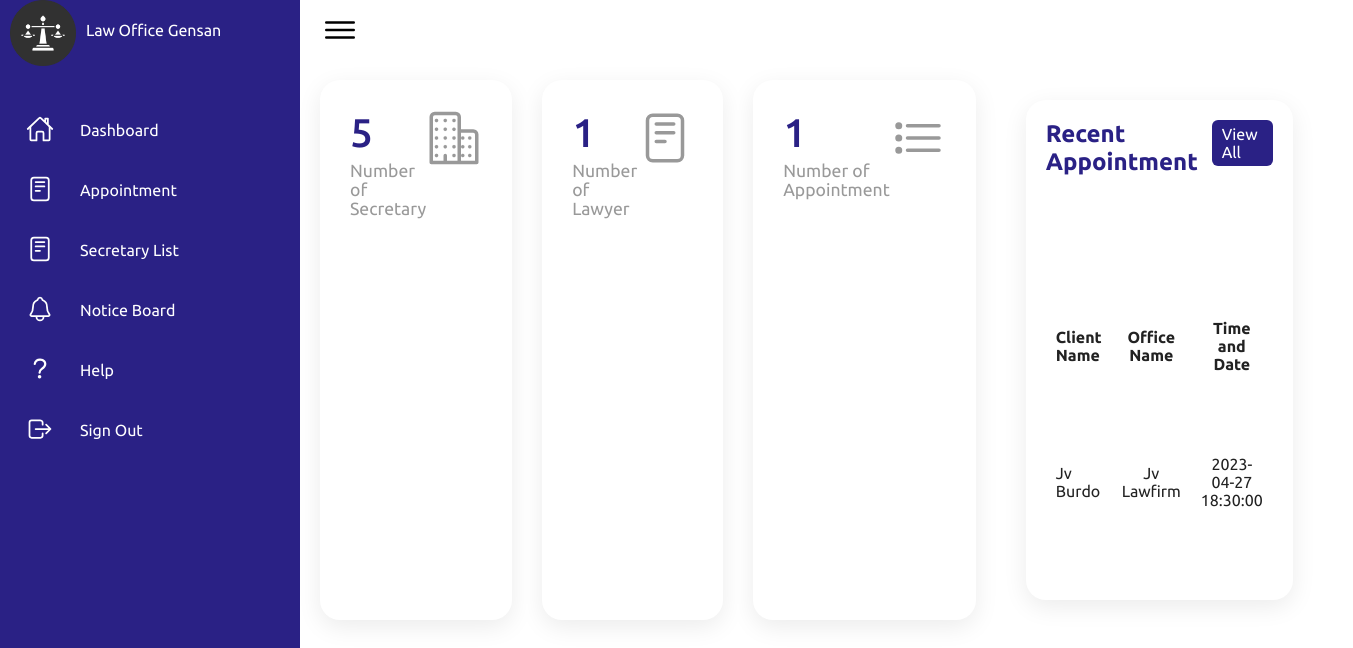
Screenshot of /lawyerDashboard.php with the database file from the repository.
### tables this page shows
CREATE TABLE `tbl_appointment` (
  `appointment_id` int(11) NOT NULL,
  `user_id` int(11) NOT NULL,
  `office_id` int(11) NOT NULL,
  `appointment_timendate` datetime NOT NULL
);

CREATE TABLE `tbl_userinfo` (
  `userinfo_id` int(11) NOT NULL,
  `firstName` varchar(244) NOT NULL,
  `middlename` varchar(244) NOT NULL,
  `lastName` varchar(244) NOT NULL
);

CREATE TABLE `tbl_officeinfo` (
  `office_id` int(11) NOT NULL,
  `office_name` varchar(244) NOT NULL,
  `office_email` varchar(244) NOT NULL,
  `office_status` int(11) NOT NULL
);

### lawyerDashboard.php (the view, shortened to what this page needs)
<!DOCTYPE html>
<html lang="en">
<head>
    <link rel="stylesheet" href="assets/css/style.css">
</head>
<body>
    <div class="container">
        <div class="navigation">
            <ul>
                <li>
                    <a href="#">
                        <span class="icon">
                            <img src="assets/imgs/justice-scale.png" alt="" style="width: 66px; height: 66px;" >
                        </span>
                        <span class="title">Law Office Gensan</span>
                    </a>
                </li>
                <li>
                    <a href="lawyerDashboard.php">
                        <span class="icon">
                            <ion-icon name="home-outline"></ion-icon>
                        </span>
                        <span class="title">Dashboard</span>
                    </a>
                </li>
                <li>
                    <a href="lawyerappointment.php">
                        <span class="icon">
                            <ion-icon name="reader-outline"></ion-icon>
                        </span>
                        <span class="title">Appointment</span>
                    </a>
                </li>
                <li>
                    <a href="lawyerSecretary.php">
                        <span class="icon">
                            <ion-icon name="reader-outline"></ion-icon>
                        </span>
                        <span class="title">Secretary List</span>
                    </a>
                </li>
                <li>
                    <a href="#">
                        <span class="icon">
                            <ion-icon name="notifications-outline"></ion-icon>
                        </span>
                        <span class="title">Notice Board</span>
                    </a>
                </li>
                <li>
                    <a href="#">
                        <span class="icon">
                            <ion-icon name="help-outline"></ion-icon>
                        </span>
                        <span class="title">Help</span>
                    </a>
                </li>
                <li>
                    <a href="?logout" onclick="logout(event)">
                         <span class="icon">
                             <ion-icon name="log-out-outline"></ion-icon>
                        </span>
                        <span class="title">Sign Out</span>
                    </a>
                </li>
            </ul>
        </div>
        <div class="main">
            <div class="topbar">
                <div class="toggle">
                    <ion-icon name="menu-outline"></ion-icon>
                </div>
            </div>
            <div class="cardBox">
                <div class="card">
                <?php
                include "dbconn.php";
                $sql = "SELECT COUNT(*) as count FROM tbl_officeinfo WHERE office_status = 1";
                $result = mysqli_query($conn, $sql);
                $row = mysqli_fetch_assoc($result);
                echo '<div>';
                echo '<div class="numbers">' . $row['count'] . '</div>';
                echo '<div class="cardName">Number of Secretary</div>';
                echo '</div>';
                ?>
                    <div class="iconBx">
                        <ion-icon name="business-outline"></ion-icon>
                    </div>
                </div>
                <div class="card">
                <?php
                include "dbconn.php";
                $sql = "SELECT COUNT(*) as count FROM tbl_usertype WHERE user_type = 'lawyer'";
                $result = mysqli_query($conn, $sql);
                $row = mysqli_fetch_assoc($result);
                echo '<div>';
                echo '<div class="numbers">' . $row['count'] . '</div>';
                echo '<div class="cardName">Number of Lawyer</div>';
                echo '</div>';
                ?>
                    <div class="iconBx">
                        <ion-icon name="reader-outline"></ion-icon>
                    </div>
                </div>
                <div class="card">
                <?php
                include "dbconn.php";
                $sql = "SELECT COUNT(*) as count FROM tbl_appointment";
                $result = mysqli_query($conn, $sql);
                $row = mysqli_fetch_assoc($result);
                echo '<div>';
                echo '<div class="numbers">' . $row['count'] . '</div>';
                echo '<div class="cardName">Number of Appointment</div>';
                echo '</div>';
                ?>
                    <div class="iconBx">
                        <ion-icon name="list-outline"></ion-icon>
                    </div>
                </div>
            <div class="details">
                <div class="Appointment">
                    <div class="cardHeader">
                        <h2>Recent Appointment</h2>
                        <a href="#" class="btn">View All</a>
                    </div>
                    <table>
                        <thead>
                            <tr>
                                <td>Client Name</td>
                                <td>Office Name</td>
                                <td>Time and Date</td>
                            </tr>
                        </thead>
                        <tbody>
                        <?php
                            include "dbconn.php";
                            $sql = "SELECT tbl_appointment.appointment_id, tbl_userinfo.firstName, tbl_userinfo.lastName, tbl_officeinfo.office_name, tbl_appointment.appointment_timendate
                            FROM tbl_appointment
                            JOIN tbl_userinfo ON tbl_appointment.appointment_id = tbl_userinfo.userinfo_id
                            JOIN tbl_officeinfo ON tbl_appointment.appointment_id = tbl_officeinfo.office_id";
                            $result = mysqli_query($conn, $sql);
                            while($row = mysqli_fetch_assoc($result)) {
                            ?>
                            <tr>
                            <td><?php echo $row['firstName'] . ' ' . $row['lastName']?></td>
                            <td><?php echo $row['office_name']?></td>
                            <td><?php echo $row['appointment_timendate']?></td>
                            </tr>
                            <?php
                          }
                          ?>
                        </tbody>
                    </table>
                </div>
</body>
</html>

### assets/css/style.css (style rules this page uses)
* { font-family: "Ubuntu", sans-serif; margin: 0; padding: 0; box-sizing: border-box; }
:root { --blue: #2a2185; --white: #fff; --gray: #f5f5f5; --black1: #222; --black2: #999; }
body { min-height: 100vh; overflow-x: hidden; }
.container { position: relative; width: 100%; }
.navigation { position: fixed; width: 300px; height: 100%; background: var(--blue); border-left: 10px solid var(--blue); transition: 0.5s; overflow: hidden; }
.navigation ul { position: absolute; top: 0; left: 0; width: 100%; }
.navigation ul li { position: relative; width: 100%; list-style: none; border-top-left-radius: 30px; border-bottom-left-radius: 30px; }
.navigation ul li:nth-child(1) { margin-bottom: 40px; pointer-events: none; }
.navigation ul li a { position: relative; display: block; width: 100%; display: flex; text-decoration: none; color: var(--white); }
.navigation ul li a .icon { position: relative; display: block; min-width: 60px; height: 60px; line-height: 75px; text-align: center; }
.navigation ul li a .icon ion-icon { font-size: 1.75rem; }
.navigation ul li a .title { position: relative; display: block; padding: 0 10px; height: 60px; line-height: 60px; text-align: start; white-space: nowrap; }
.main { position: absolute; width: calc(100% - 300px); left: 300px; min-height: 100vh; background: var(--white); transition: 0.5s; }
.topbar { width: 100%; height: 60px; display: flex; justify-content: space-between; align-items: center; padding: 0 10px; }
.toggle { position: relative; width: 60px; height: 60px; display: flex; justify-content: center; align-items: center; font-size: 2.5rem; cursor: pointer; }
.cardBox { position: relative; width: 100%; padding: 20px; display: grid; grid-template-columns: repeat(4, 1fr); grid-gap: 30px; }
.cardBox .card { position: relative; background: var(--white); padding: 30px; border-radius: 20px; display: flex; justify-content: space-between; cursor: pointer; box-shadow: 0 7px 25px rgba(0, 0, 0, 0.08); }
.cardBox .card .numbers { position: relative; font-weight: 500; font-size: 2.5rem; color: var(--blue); }
.cardBox .card .cardName { color: var(--black2); font-size: 1.1rem; margin-top: 5px; }
.cardBox .card .iconBx { font-size: 3.5rem; color: var(--black2); }
.details { position: relative; width: 100%; padding: 20px; display: grid; grid-template-columns: 2fr 1fr; grid-gap: 30px; }
.details .Appointment { position: relative; display: grid; min-height: 500px; background: var(--white); padding: 20px; box-shadow: 0 7px 25px rgba(0, 0, 0, 0.08); border-radius: 20px; }
.details .cardHeader { display: flex; justify-content: space-between; align-items: flex-start; }
.cardHeader h2 { font-weight: 600; color: var(--blue); }
.cardHeader .btn { position: relative; padding: 5px 10px; background: var(--blue); text-decoration: none; color: var(--white); border-radius: 6px; }
.details table { width: 100%; border-collapse: collapse; margin-top: 10px; }
.details table thead td { font-weight: 600; }
.details .Appointment table tr { color: var(--black1); border-bottom: 1px solid rgba(0, 0, 0, 0.1); }
.details .Appointment table tr:last-child { border-bottom: none; }
.details .Appointment table tr td { padding: 10px; }
.details .Appointment table tr td:last-child { text-align: center; }
.details .Appointment table tr td:nth-child(2) { text-align: center; }
.details .Appointment table tr td:nth-child(3) { text-align: center; }

### rows the page displays
tbl_appointment: user.firstName "Jv", user.lastName "Burdo", office.office_name "Jv Lawfirm", appointment_timendate "2023-04-27 18:30:00"

### other values shown
$row['count'] "5"
$row['count'] "1"
